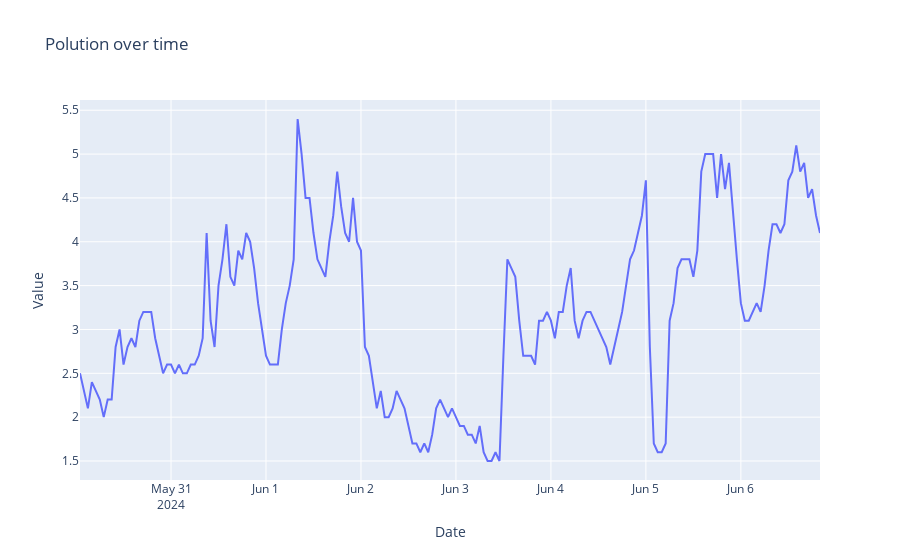

The notebook cell saved with this chart:
### Markdown cell above
### Visualizing

### Code cell
fig = px.line(test_df, x = 'Date', y = 'Value', title = 'Polution over time')
fig.show()

### Figure 1 — Plotly figure (JSON) as saved in the notebook; plotly's stock layout.template omitted (floating-point values rounded to 4 significant figures; data arrays with more than 128 entries replaced by an {"elided": "..."} marker saying what was removed)
{"data": [{"hovertemplate": "Date=%{x}<br>Value=%{y}<extra></extra>", "legendgroup": "", "line": {"color": "#636efa", "dash": "solid"}, "marker": {"symbol": "circle"}, "mode": "lines", "name": "", "orientation": "v", "showlegend": false, "type": "scatter", "x": {"elided": "188 str values"}, "xaxis": "x", "y": {"elided": "188 float values"}, "yaxis": "y"}], "layout": {"legend": {"tracegroupgap": 0}, "title": {"text": "Polution over time"}, "xaxis": {"anchor": "y", "domain": [0, 1], "title": {"text": "Date"}}, "yaxis": {"anchor": "x", "domain": [0, 1], "title": {"text": "Value"}}}}
